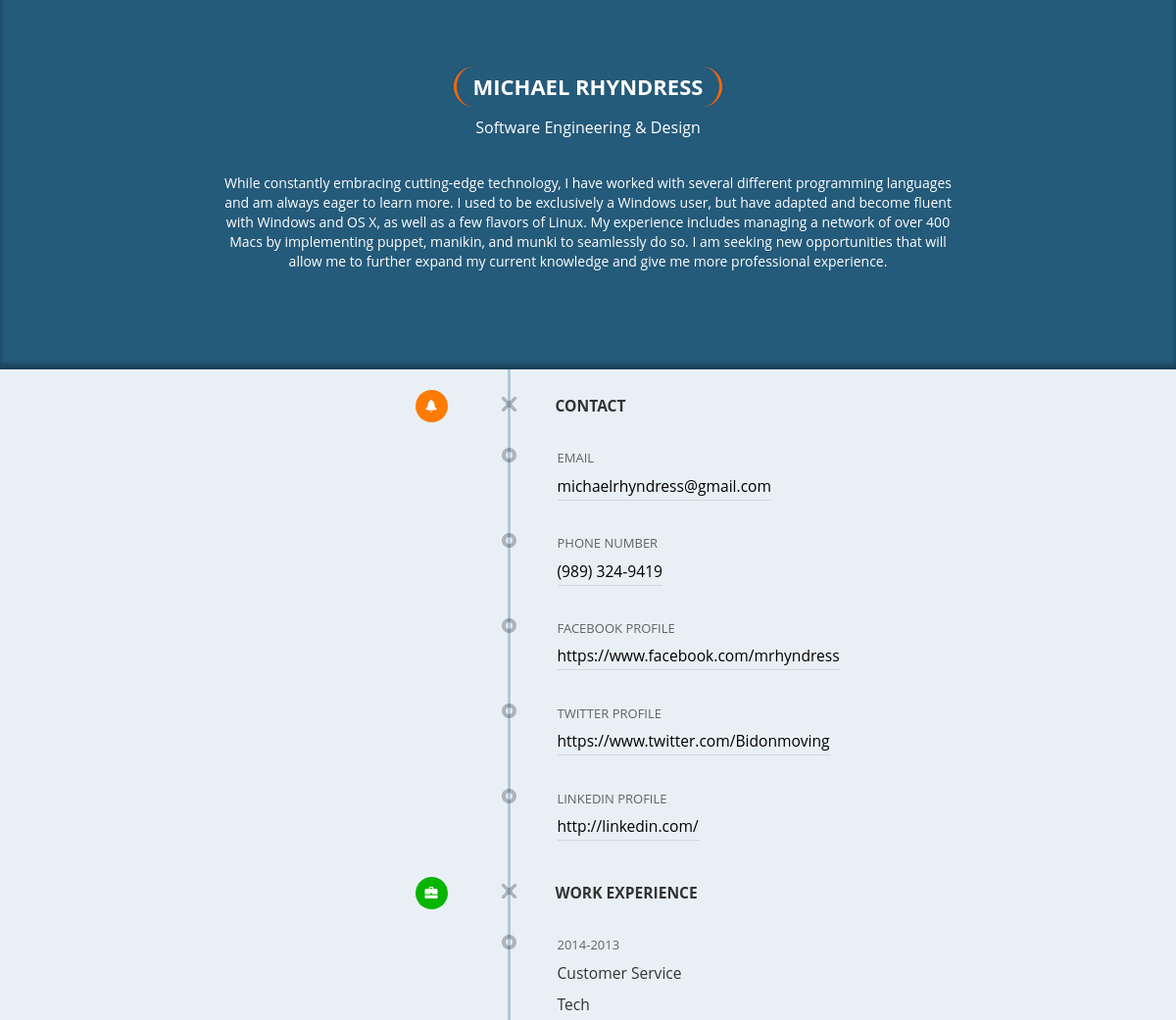
Page /mikeR/ (upper part) on the earlier database version.
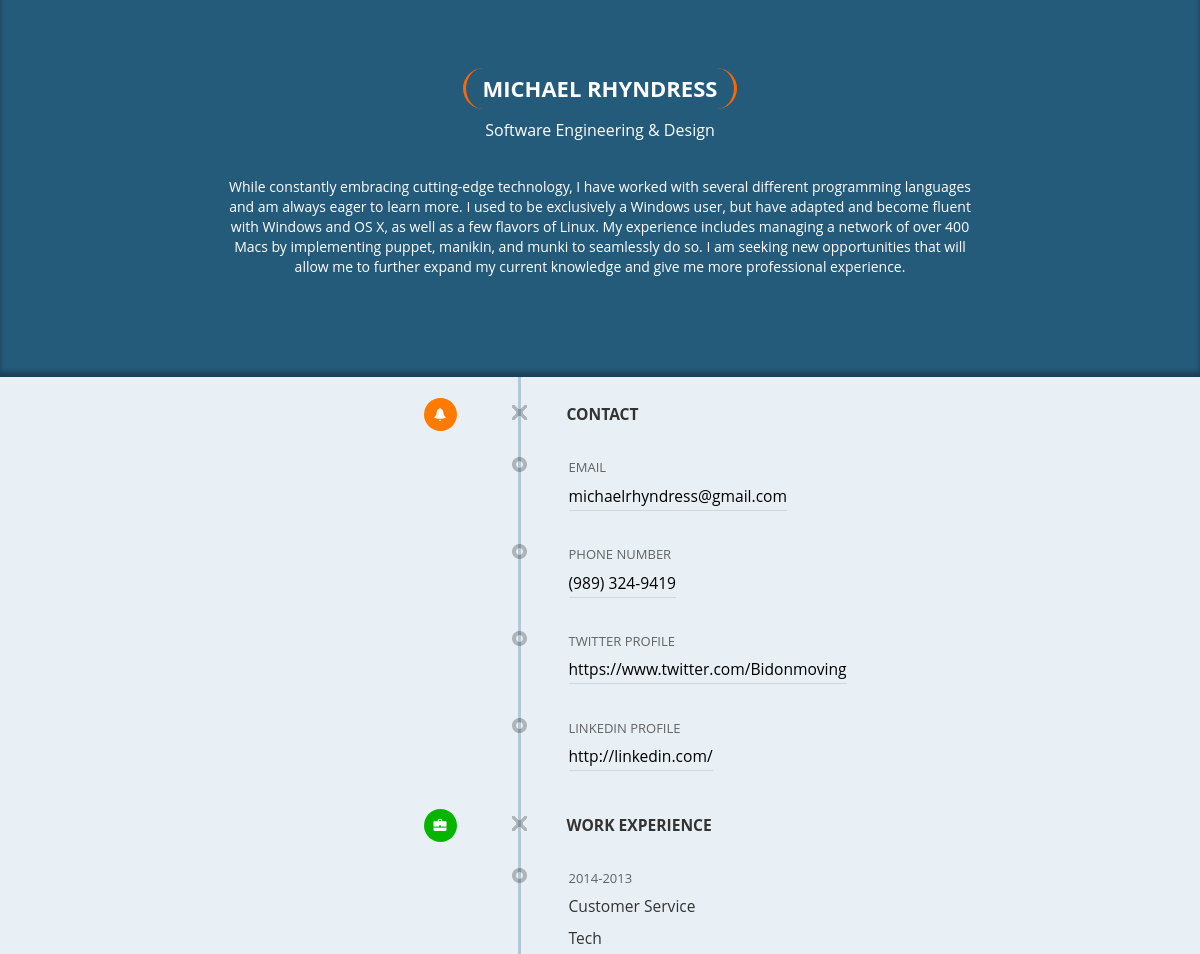
Same page on the later database version.
### Registration/models.py (models this page shows, shortened)
class User(AbstractBaseUser):
    email = models.EmailField(
        verbose_name='email address',
        max_length=255,
        unique=True,
    )
    first_name=models.CharField(blank=True, max_length=35, default="")
    last_name=models.CharField(blank=True, max_length=35, default="")
    is_active = models.BooleanField(default=True)
    is_public = models.BooleanField(default=False)
    can_contact = models.BooleanField(default=True)
    accept_terms = models.BooleanField(default=False)
    is_admin = models.BooleanField(default=False)
    passed_setup = models.BooleanField(default=False)
    created_date = models.DateField(auto_now_add=True, default=datetime.now)
    modified_date = models.DateField(auto_now=True, default=datetime.now)
    objects = UserManager()
    USERNAME_FIELD = 'email'
    REQUIRED_FIELDS = ['first_name', 'last_name', 'accept_terms']#date_of_birth

class UserProfile(models.Model):
    user=models.OneToOneField(User)
    profession=models.CharField(max_length=50, blank=True, default="")
    handle=models.SlugField(max_length=15, blank=True, default="", unique=True)
    phone_number = models.CharField(max_length=30, blank=True, default="")
    statement = models.TextField(blank=True, default="")
    tags = models.ManyToManyField(Tag, blank=True)

class SocialMedia(models.Model):
    user=models.OneToOneField(User)
    facebook=models.URLField(max_length=200, blank=True, default="")
    twitter=models.URLField(max_length=200, blank=True, default="")
    gplus = models.URLField(max_length=200, blank=True, default="")
    linkedIn = models.URLField(max_length=200, blank=True, default="")
    class Meta:
        verbose_name='social media'
        verbose_name_plural='social media'
        ordering = ['user']

class Job_History(models.Model):
    user = models.ForeignKey(User)
    position=models.CharField(max_length=50, blank=True, default="")
    company=models.CharField(max_length=50, blank=True, default="")
    job_from_date=models.CharField(max_length=4, blank=True, default="")
    job_to_date=models.CharField(max_length=7, blank=True, default="")
    job_about=models.TextField(blank=True, default="")
    class Meta:
        verbose_name='job history'
        verbose_name_plural='job history'
        ordering = ['-job_from_date']

### Registration/views.py (the view, shortened to what this page needs)
# urls.py: url(r'^(?P<handle>\w+)/$', Resume.as_view(), name="resify_resume"),
class Resume(View):
    def get(self, request, handle):
        s_user = get_object_or_404(User, userprofile__handle=handle)
        job_list = list(Job_History.objects.filter(user__email=s_user.email))
        education_list = list(Education_History.objects.filter(user__email=s_user.email))
        skill_list = list(User_Skills.objects.filter(user__email=s_user.email))
        accomplishments_list =list(Accomplishments.objects.filter(user__email=s_user.email))
        socialMedia_list =list(SocialMedia.objects.filter(user__email=s_user.email))
        template = str(s_user.user_template.template_name)
        template= os.path.join('Resumes',template,'index.html')
        c = {
            's_user' : s_user,
            'job_list' : job_list,
            'education_list' : education_list,
            'parsed_phone_number' : re.sub(r'\W+', '', s_user.userprofile.phone_number),
            'skill_list' : skill_list,
            'accomp_list' : accomplishments_list,
            'social_list' : socialMedia_list,
        }
        if request.user.is_authenticated():
            if s_user.email == request.user.email:
                return render(request, template, c)
        if not s_user.is_public or not s_user.is_active:
            return render(request, 'private.html')
        return render(request, template, c)

### Registration/models.py (called while the page is built)
    def __str__(self):
        return self.template_name

    def __str__(self):
        return self.name

### Registration/templates/Resumes/Template2/index.html (shortened to what this page needs)
{% load staticfiles %}
<!DOCTYPE html>
<html>
<head><meta http-equiv="Content-Type" content="text/html; charset=UTF-8">
<link rel="stylesheet" media="all" href="{% static 'css/bootstrap.css' %}" type="text/css">
<link rel="stylesheet" media="all" href="{% static 'Resumes/Template2/layout.css' %}" type="text/css">
<body>
<header id="header" class="">
    <div class="container">
        <div class="row">
            <div class="col-sm-8 col-sm-offset-2 text-center">
                <hr class="empty">
				<hr class="empty">
                <p class="name"><font id="first_name">{{ s_user.first_name }}</font> <font id="last_name">{{ s_user.last_name }}</font></p><br>
                <p id="profession" class="profession">{{s_user.userprofile.profession}}</p>
                <p id="personal" class="personal">{{ s_user.userprofile.statement}}</p>
            </div>
        </div>
    </div>
</header>
<section id="contact">
    <div class="container">
        <div class="row">
            <div class="col col-sm-offset-5">
                <ul id="contact-info">
                    <li class="title" list-style-image: url('img/X.png') !important;><span class="glyphicon glyphicon-bell"></span>Contact</li>
                    <li>
                        <span class="heading">Email</span>
                        <p id="email"><strong><a href="mailto:{{s_user.email}}?Subject=Your%20online%20resume">{{s_user.email}}</a></strong></p>
                    </li>
					{% if s_user.userprofile.phone_number %}
                    <li>
                        <span class="heading">Phone Number</span>
                        <p id="phone_number"><strong><a href="tel:{{ parsed_phone_number }}">{{ s_user.userprofile.phone_number }}</a></strong></p>
                    </li>
					{% endif %}
					{% for social in social_list %}
						{% if social.facebook %}
		                    <li>
		                        <span class="heading">Facebook Profile</span>
		                        <p id="facebook"><strong><a href="{{social.facebook}}">{{social.facebook}}</a></strong></p>
		                    </li>
						{% endif %}
						{% if social.twitter %}
		                    <li>
		                        <span class="heading">Twitter Profile</span>
		                        <p id="twitter"><strong><a href="{{social.twitter}}">{{social.twitter}}</a></strong></p>
		                    </li>
						{% endif %}
						{% if social.linkedIn %}
		                    <li>
		                        <span class="heading">LinkedIn Profile</span>
		                        <p id="linkedIn"><strong><a href="{{social.linkedIn}}">{{social.linkedIn}}</a></strong></p>
		                    </li>
						{% endif %}
					{% endfor%}
                </ul>
            </div>
        </div>
    </div>
</section>
{% if job_list %}
<section id="work-experience" class="work-experience">
    <div class="container">
        <div class="row">
            <div class="col col-sm-offset-5">
                <ul id="experience-info">
                    <li class="title"><span class="glyphicon glyphicon-briefcase"></span>Work experience</li>
					{% for job in job_list %}
                    <li id="Job_{{job.id}}" class="experience-info-item">
                        <span class="heading">
							{% if job.job_from_date == job.job_to_date %}
								<font id="job_from_date{{forloop.counter}}">{{job.job_from_date}}</font>{% if user.is_authenticated %}-<font id="job_to_date{{forloop.counter}}">{{job.job_to_date}}</font>{% endif %}
							{% else %}
								<font id="job_from_date{{forloop.counter}}">{{job.job_from_date}}</font>-<font id="job_to_date{{forloop.counter}}">{{job.job_to_date}}</font>
							{% endif %}
						</span>
                        <p id="position{{forloop.counter}}"><strong>{{job.position}}</strong></p>
                        <p id="company{{forloop.counter}}"><strong>{{job.company}}</strong></p>
                    </li>
					{% endfor %}
                </ul>
            </div>
        </div>
    </div>
</section>
{% endif %}
</body>
</html>

### static/Resumes/Template2/layout.css (style rules this page uses)
body { background-color:#e9f0f5; font-family: 'Open Sans', sans-serif; font-size: 13px; overflow-x: hidden; }
header { background-color:#245A7A; color: white; box-shadow: inset 0 -5px 5px rgba(0, 0, 0, 0.3); }
a { color: #000; text-decoration: none; outline: none; outline-offset: 0; padding-bottom: 3px; border-bottom: 1px solid rgba(0, 0, 0, 0.1); -webkit-transition: all .3s ease; -moz-transition: all .3s ease; transition: all .3s ease; }
.col { padding-right: 15px; padding-left: 15px; }
.title { font-size: larger; font-weight: bold; text-transform: uppercase; padding-left: 0px; }
.title .glyphicon { background-color: rgba(255, 122, 0, 1); color: #fff; left: -110px; padding: 10px; -webkit-border-radius: 20px; -moz-border-radius: 20px; border-radius: 20px; font-size: smaller; }
hr { margin-top: 10px; margin-bottom: 15px; border: 0; border-top: 3px solid rgba(0, 0, 0, 0.1); }
hr.empty { padding: 7px 0; border: 0; }
strong { font-size: larger; font-weight: normal; }
ul { padding: 10px 0 0 13px; margin: 0; border-left: 3px solid rgba(40, 95, 134, 0.28); }
ul li { list-style-image: url('img/list-style.png'); padding: 10px 0 10px 27px; -webkit-transition: all .3s ease; -moz-transition: all .3s ease; transition: all .3s ease; }
ul li p { padding-left: 8px; }
ul .heading { display: inline-block; margin: 8px; opacity: .75; text-transform: uppercase; }
.title { list-style-image: url('img/X.png') !important; }
.name { padding: 5px 17px; display: inline-block; color: #fff; font-size: 22px; font-weight: 700; text-transform: uppercase; -webkit-border-radius: 3px; -moz-border-radius: 3px; border-radius: 30px; border-right: 3px solid #FF6600; border-left: 3px solid #FF6600; }
.profession { font-size: 16px; }
.personal { padding-top: 25px; font-size:14px; margin-bottom: 100px; font-weight:500; }
.work-experience .title .glyphicon { background-color: #07b500; }

Differences in the rows shown:
changed SocialMedia "https://www.twitter.com/Bidonmoving": facebook "https://www.facebook.com/mrhyndress" → (not shown)
